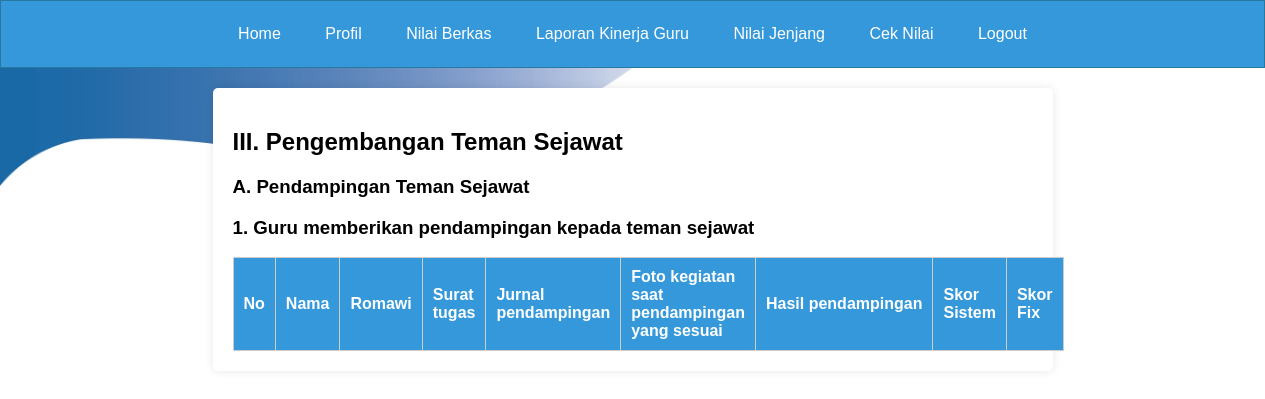
The page /page_beri_nilai_guru3a.php on the database as committed earlier.
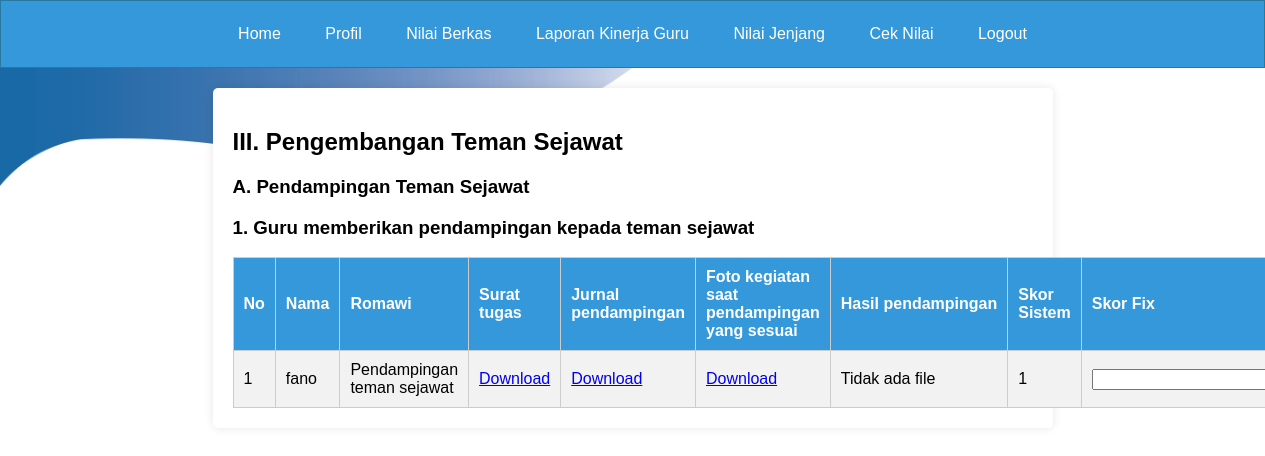
The same page on the database as committed later.
### tables this page shows
CREATE TABLE `tabel_p_pendidikan2` (
  `id_penilaian` int(11) NOT NULL,
  `id` int(11) DEFAULT NULL,
  `nama` varchar(255) DEFAULT NULL,
  `ia1` varchar(255) DEFAULT NULL,
  `poinia1` int(11) DEFAULT NULL,
  `apoinia1` int(11) NOT NULL,
  `berkasia1` longblob DEFAULT NULL,
  `berkasia11` longblob DEFAULT NULL,
  `berkasia111` longblob DEFAULT NULL,
  `iab1` varchar(255) DEFAULT NULL,
  `poiniab1` int(11) DEFAULT NULL,
  `apoiniab1` int(11) DEFAULT NULL,
  `berkasiab1` longblob DEFAULT NULL,
  `berkasiab11` longblob DEFAULT NULL,
  `berkasiab111` longblob DEFAULT NULL,
  `iac1` varchar(255) DEFAULT NULL,
  `poiniac1` int(11) DEFAULT NULL,
  `apoiniac1` int(11) DEFAULT NULL,
  `berkasiac1` longblob DEFAULT NULL,
  `berkasiac11` longblob DEFAULT NULL,
  `berkasiac111` longblob DEFAULT NULL,
  `ia2` varchar(255) DEFAULT NULL,
  `poinia2` int(11) DEFAULT NULL,
  `apoinia2` int(11) DEFAULT NULL,
  `berkasia2` longblob DEFAULT NULL,
  `berkasia22` longblob DEFAULT NULL,
  `berkasia222` longblob DEFAULT NULL,
  `ib1` varchar(255) DEFAULT NULL,
  `poinib1` int(11) DEFAULT NULL,
  `apoinib1` int(11) DEFAULT NULL,
  `berkasib1` longblob DEFAULT NULL,
  `berkasib11` longblob DEFAULT NULL,
  `berkasib111` longblob DEFAULT NULL,
  `ib2` varchar(255) DEFAULT NULL,
  `poinib2` int(11) DEFAULT NULL,
  `apoinib2` int(11) DEFAULT NULL,
  `berkasib2` longblob DEFAULT NULL,
  `berkasib22` longblob DEFAULT NULL,
  `berkasib222` longblob DEFAULT NULL,
  `ib3` varchar(255) DEFAULT NULL,
  `poinib3` int(11) DEFAULT NULL,
  `apoinib3` int(11) DEFAULT NULL,
  `berkasib3` longblob DEFAULT NULL,
  `berkasib33` longblob DEFAULT NULL,
  `berkasib333` longblob DEFAULT NULL,
  `ib4` varchar(255) DEFAULT NULL,
  `poinib4` int(11) DEFAULT NULL,
  `apoinib4` int(11) DEFAULT NULL,
  `berkasib4` longblob DEFAULT NULL,
  `berkasib44` longblob DEFAULT NULL,
  `berkasib444` longblob DEFAULT NULL,
  `ib5` varchar(255) DEFAULT NULL,
  `poinib5` int(11) DEFAULT NULL,
  `apoinib5` int(11) DEFAULT NULL,
  `berkasib5` longblob DEFAULT NULL,
  `berkasib55` longblob DEFAULT NULL,
  `berkasib555` longblob DEFAULT NULL,
  `ib6` varchar(255) DEFAULT NULL,
  `poinib6` int(11) DEFAULT NULL,
  `apoinib6` int(11) DEFAULT NULL,
  `berkasib6` longblob DEFAULT NULL,
  `berkasib66` longblob DEFAULT NULL,
  `berkasib666` longblob DEFAULT NULL,
  `ic1` varchar(255) DEFAULT NULL,
  `poinic1` int(11) DEFAULT NULL,
  `apoinic1` int(11) DEFAULT NULL,
  `berkasic1` longblob DEFAULT NULL,
  `berkasic11` longblob DEFAULT NULL,
  `berkasic111` longblob DEFAULT NULL,
  `berkasic1111` longblob DEFAULT NULL,
  `berkasic11111` longblob DEFAULT NULL,
  `ic2` varchar(255) DEFAULT NULL,
  `poinic2` int(11) DEFAULT NULL,
  `apoinic2` longblob DEFAULT NULL,
  `berkasic2` longblob DEFAULT NULL,
  `icb2` varchar(255) DEFAULT NULL,
  `poinicb2` int(11) DEFAULT NULL,
  `apoinicb2` int(11) DEFAULT NULL,
  `berkasicb2` longblob DEFAULT NULL,
  `icc2` varchar(255) DEFAULT NULL,
  `poinicc2` int(11) DEFAULT NULL,
  `apoinicc2` int(11) DEFAULT NULL,
  `berkasicc2` longblob DEFAULT NULL,
  `icd2` varchar(255) DEFAULT NULL,
  `poinicd2` int(11) DEFAULT NULL,
  `apoinicd2` int(11) DEFAULT NULL,
  `berkasicd2` longblob DEFAULT NULL,
  `id1` varchar(255) DEFAULT NULL,
  `poinid1` int(11) DEFAULT NULL,
  `apoinid1` int(11) DEFAULT NULL,
  `berkasid1` longblob DEFAULT NULL,
  `berkasid11` longblob DEFAULT NULL,
  `berkasid111` longblob NOT NULL,
  `ie1` varchar(255) DEFAULT NULL,
  `poinie1` int(11) DEFAULT NULL,
  `apoinie1` int(11) DEFAULT NULL,
  `berkasie1` longblob DEFAULT NULL,
  `berkasie11` longblob DEFAULT NULL,
  `berkasie111` longblob DEFAULT NULL,
  `ie2` varchar(255) DEFAULT NULL,
  `poinie2` int(11) DEFAULT NULL,
  `apoinie2` int(11) DEFAULT NULL,
  `berkasie2` longblob DEFAULT NULL,
  `berkasie22` longblob DEFAULT NULL,
  `iia1` varchar(255) DEFAULT NULL,
  `poiniia1` int(11) DEFAULT NULL,
  `apoiniia1` int(11) DEFAULT NULL,
  `berkasiia1` longblob DEFAULT NULL,
  `berkasiia11` longblob DEFAULT NULL,
  `berkasiia111` longblob DEFAULT NULL,
  `iia2` varchar(255) DEFAULT NULL,
  `poiniia2` int(11) DEFAULT NULL,
  `apoiniia2` int(11) DEFAULT NULL,
  `berkasiia2` longblob DEFAULT NULL,
  `berkasiia22` longblob DEFAULT NULL,
  `berkasiia222` longblob DEFAULT NULL,
  `iiab2` varchar(255) DEFAULT NULL,
  `poiniiab2` int(11) DEFAULT NULL,
  `apoiniiab2` int(11) DEFAULT NULL,
  `berkasiiab2` longblob DEFAULT NULL,
  `berkasiiab22` longblob DEFAULT NULL,
  `berkasiiab222` longblob DEFAULT NULL,
  `berkasiiab2222` longblob DEFAULT NULL,
  `iib1` varchar(255) DEFAULT NULL,
  `poiniib1` int(11) DEFAULT NULL,
  `apoiniib1` int(11) DEFAULT NULL,
  `berkasiib1` longblob DEFAULT NULL,
  `berkasiib11` longblob DEFAULT NULL,
  `berkasiib111` longblob DEFAULT NULL,
  `iib2` varchar(255) DEFAULT NULL,
  `poiniib2` int(11) DEFAULT NULL,
  `apoiniib2` int(11) DEFAULT NULL,
  `berkasiib2` longblob DEFAULT NULL,
  `berkasiib22` longblob DEFAULT NULL,
  `berkasiib222` longblob DEFAULT NULL,
  `iib3` varchar(255) DEFAULT NULL,
  `poiniib3` int(11) DEFAULT NULL,
  `apoiniib3` int(11) DEFAULT NULL,
  `berkasiib3` longblob DEFAULT NULL,
  `berkasiib33` longblob DEFAULT NULL,
  `berkasiib333` longblob DEFAULT NULL,
  `iiba3` varchar(255) DEFAULT NULL,
  `poiniiba3` int(11) DEFAULT NULL,
  `apoiniiba3` int(11) DEFAULT NULL,
  `berkasiiba3` longblob DEFAULT NULL,
  `berkasiiba33` longblob DEFAULT NULL,
  `berkasiiba333` longblob DEFAULT NULL,
  `berkasiiba3333` longblob DEFAULT NULL,
  `iib4` varchar(255) DEFAULT NULL,
  `poiniib4` int(11) DEFAULT NULL,
  `apoiniib4` int(11) DEFAULT NULL,
  `berkasiib4` longblob DEFAULT NULL,
  `berkasiib44` longblob DEFAULT NULL,
  `berkasiib444` longblob DEFAULT NULL,
  `iibb4` varchar(255) DEFAULT NULL,
  `poiniibb4` int(11) DEFAULT NULL,
  `apoiniibb4` int(11) DEFAULT NULL,
  `berkasiibb4` longblob DEFAULT NULL,
  `berkasiibb44` longblob DEFAULT NULL,
  `berkasiibb444` longblob DEFAULT NULL,
  `iibc4` varchar(255) DEFAULT NULL,
  `poiniibc4` int(11) DEFAULT NULL,
  `apoiniibc4` int(11) DEFAULT NULL,
  `berkasiibc4` longblob DEFAULT NULL,
  `berkasiibc44` longblob DEFAULT NULL,
  `berkasiibc444` longblob DEFAULT NULL,
  `iiia1` varchar(255) DEFAULT NULL,
  `poiniiia1` int(11) DEFAULT NULL,
  `apoiniiia1` int(11) DEFAULT NULL,
  `berkasiiia1` longblob DEFAULT NULL,
  `berkasiiia11` longblob DEFAULT NULL,
  `berkasiiia111` longblob DEFAULT NULL,
  `iiib1` varchar(255) DEFAULT NULL,
  `poiniiib1` int(11) DEFAULT NULL,
  `apoiniiib1` int(11) DEFAULT NULL,
  `berkasiiib1` longblob DEFAULT NULL,
  `berkasiiib11` longblob DEFAULT NULL,
  `berkasiiib111` longblob DEFAULT NULL,
  `berkasiiib1111` longblob DEFAULT NULL,
  `berkasiiib11111` longblob DEFAULT NULL,
  `iiic1` varchar(255) DEFAULT NULL,
  `poiniiic1` int(11) DEFAULT NULL,
  `apoiniiic1` int(11) DEFAULT NULL,
  `berkasiiic1` longblob DEFAULT NULL,
  `berkasiiic11` longblob DEFAULT NULL,
  `berkasiiic111` longblob DEFAULT NULL,
  `berkasiiic1111` longblob DEFAULT NULL,
  `berkasiiic11111` longblob DEFAULT NULL,
  `iva1` varchar(255) DEFAULT NULL,
  `poiniva1` int(11) DEFAULT NULL,
  `apoiniva1` int(11) DEFAULT NULL,
  `berkasiva1` longblob DEFAULT NULL,
  `berkasiva11` longblob DEFAULT NULL,
  `berkasiva111` longblob DEFAULT NULL,
  `ivb1` varchar(255) DEFAULT NULL,
  `poinivb1` int(11) DEFAULT NULL,
  `apoinivb1` int(11) DEFAULT NULL,
  `berkasivb1` longblob DEFAULT NULL,
  `berkasivb11` longblob DEFAULT NULL,
  `berkasivb111` longblob DEFAULT NULL,
  `ivc1` varchar(255) DEFAULT NULL,
  `poinivc1` int(11) DEFAULT NULL,
  `apoinivc1` int(11) DEFAULT NULL,
  `berkasivc1` longblob DEFAULT NULL,
  `berkasivc11` longblob DEFAULT NULL,
  `berkasivc111` longblob DEFAULT NULL,
  `ivd1` varchar(255) DEFAULT NULL,
  `poinivd1` int(11) DEFAULT NULL,
  `apoinivd1` int(11) DEFAULT NULL,
  `berkasivd1` longblob DEFAULT NULL,
  `berkasivd11` longblob DEFAULT NULL,
  `berkasivd111` longblob DEFAULT NULL,
  `ive1` varchar(255) DEFAULT NULL,
  `poinive1` int(11) DEFAULT NULL,
  `apoinive1` int(11) DEFAULT NULL,
  `berkasive1` longblob DEFAULT NULL,
  `berkasive11` longblob DEFAULT NULL,
  `berkasive111` longblob DEFAULT NULL,
  `ivea1` varchar(255) DEFAULT NULL,
  `poinivea1` int(11) DEFAULT NULL,
  `apoinivea1` int(11) DEFAULT NULL,
  `berkasivea1` longblob DEFAULT NULL,
  `ive2` varchar(255) DEFAULT NULL,
  `poinive2` int(11) DEFAULT NULL,
  `apoinive2` int(11) DEFAULT NULL,
  `berkasive2` longblob DEFAULT NULL,
  `berkasive22` longblob DEFAULT NULL,
  `berkasive222` longblob DEFAULT NULL,
  `tahun_penilaian` varchar(4) DEFAULT NULL,
  `nilai` int(10) DEFAULT NULL,
  `nilaivalidasi` int(15) NOT NULL,
  `validasi` varchar(20) DEFAULT NULL,
  `Aktivasi` int(10) NOT NULL,
  `TIMESTAMP` timestamp NOT NULL DEFAULT '2024-06-03 16:59:59'
);

### page_beri_nilai_guru3a.php (the view, shortened to what this page needs)
<?php
include "koneksi.php";
$tahun_ini = date("Y");
?>
<!DOCTYPE html>
<html lang="en">
<head>
</head>
<body>
<div class="navbar-pendidikan" id="navbar-guru">
        <a href="page_pendidikan.php">Home</a>
        <a href="page_profil_pendidikan.php">Profil</a>
        <a href="page_beri_nilai_pendidikan.php">Nilai Berkas</a>
        <a href="page_laporan_kinerja_guru_pendidikan.php">Laporan Kinerja Guru</a>
        <a href="page_jenjang_pendidikan.php">Nilai Jenjang</a>
        <a href="page_nilaisemua_pendidikan.php">Cek Nilai</a>
        <a href="logout.php">Logout</a>
    </div>
    <div class="container">
        <h2>III. Pengembangan Teman Sejawat</h2>
        <h3>A. Pendampingan Teman Sejawat</h3>
        <h3>1. Guru memberikan pendampingan kepada teman sejawat</h3>
        <table>
            <tr>
                <th>No</th>
                <th>Nama</th>
                <th>Romawi</th>
                <th>Surat tugas</th>
                <th>Jurnal pendampingan</th>
                <th>Foto kegiatan saat pendampingan yang sesuai</th>
                <th>Hasil pendampingan</th>
                <th>Skor Sistem</th>
                <th>Skor Fix</th>
            </tr>
            <?php
            $no = 1;
            $query_ia = mysqli_query($koneksi, "SELECT * FROM tabel_p_pendidikan2 WHERE tahun_penilaian = '$tahun_ini'");
            while ($row = mysqli_fetch_array($query_ia)) {
                $file_berkasiaa = $row['berkasiiia1'];
                $file_berkasiaaa = $row['berkasiiia11'];
                $file_berkasiaaaa = $row['berkasiiia111'];
                $file_berkasiaaaaa = $row['berkasiiia1111'];
            ?>
                <tr>
                    <td><?php echo $no++; ?></td>
                    <td><?php echo $row['nama']; ?></td>
                    <td><?php echo $row['iiia1']; ?></td>
                    <td>
                        <?php if (!empty($file_berkasiaa)) { ?>
                            <a href="uploads/<?php echo $file_berkasiaa; ?>" target="_blank">Download</a>
                        <?php } else {
                            echo "Tidak ada file";
                        } ?>
                    </td>
                    <td>
                        <?php if (!empty($file_berkasiaaa)) { ?>
                            <a href="uploads/<?php echo $file_berkasiaaa; ?>" target="_blank">Download</a>
                        <?php } else {
                            echo "Tidak ada file";
                        } ?>
                    </td>
                    <td>
                        <?php if (!empty($file_berkasiaaaa)) { ?>
                            <a href="uploads/<?php echo $file_berkasiaaaa; ?>" target="_blank">Download</a>
                        <?php } else {
                            echo "Tidak ada file";
                        } ?>
                    </td>
                    <td>
                        <?php if (!empty($file_berkasiaaaaa)) { ?>
                            <a href="uploads/<?php echo $file_berkasiaaaaa; ?>" target="_blank">Download</a>
                        <?php } else {
                            echo "Tidak ada file";
                        } ?>
                    </td>
                    <td><?php echo $row['poiniiia1']; ?></td>
                    <td>
                        <input type="text" class="editable-iiia1" data-id="<?php echo $row['id']; ?>" value="<?php echo $row['apoiniiia1']; ?>">
                    </td>
                </tr>
            <?php } ?>
        </table>
    </div>
</body>
</html>

Rows that differ between the two databases and show on the page:
added tabel_p_pendidikan2: nama "fano", iiia1 "Pendampingan teman sejawat", poiniiia1 "1"
